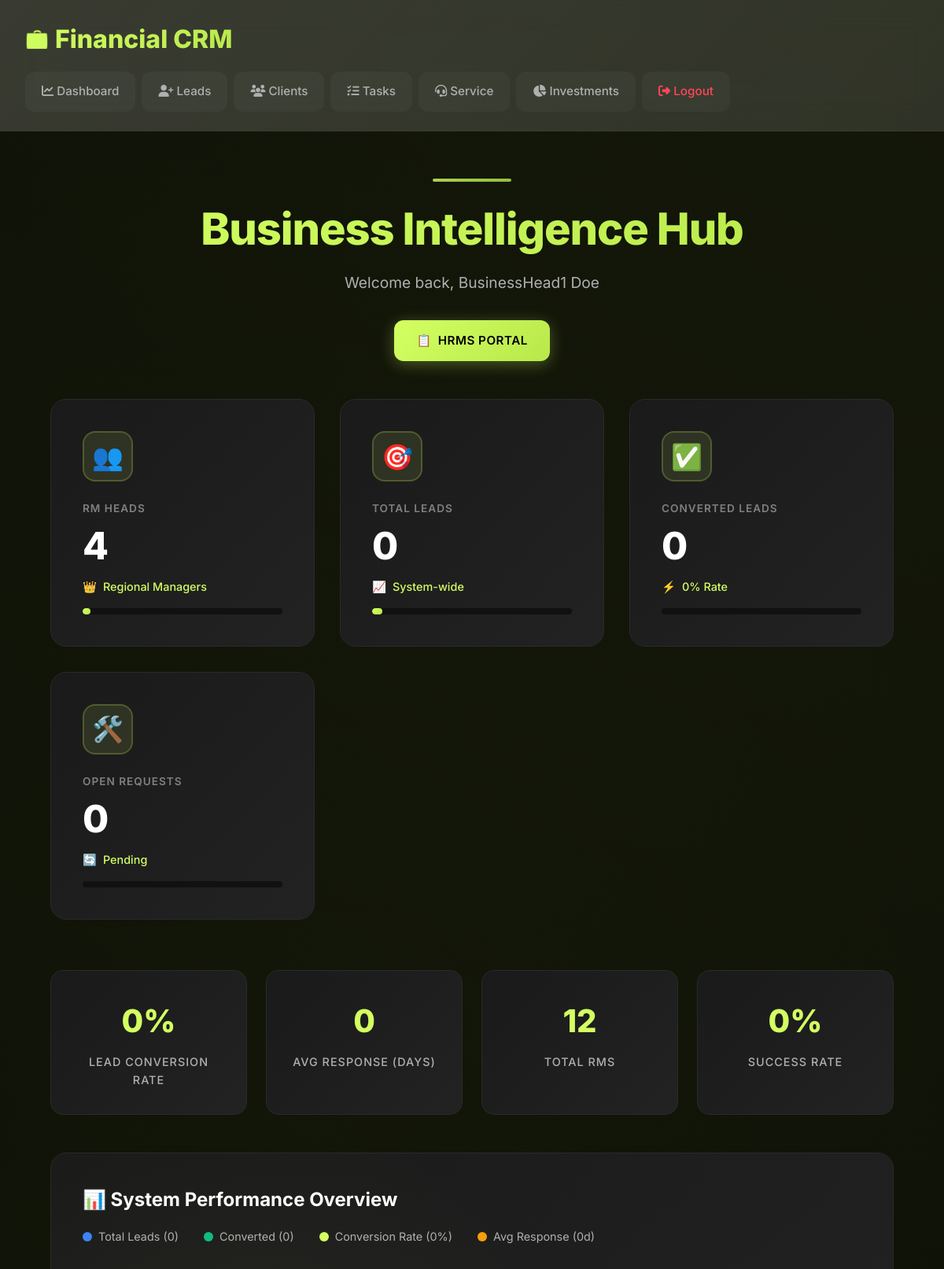
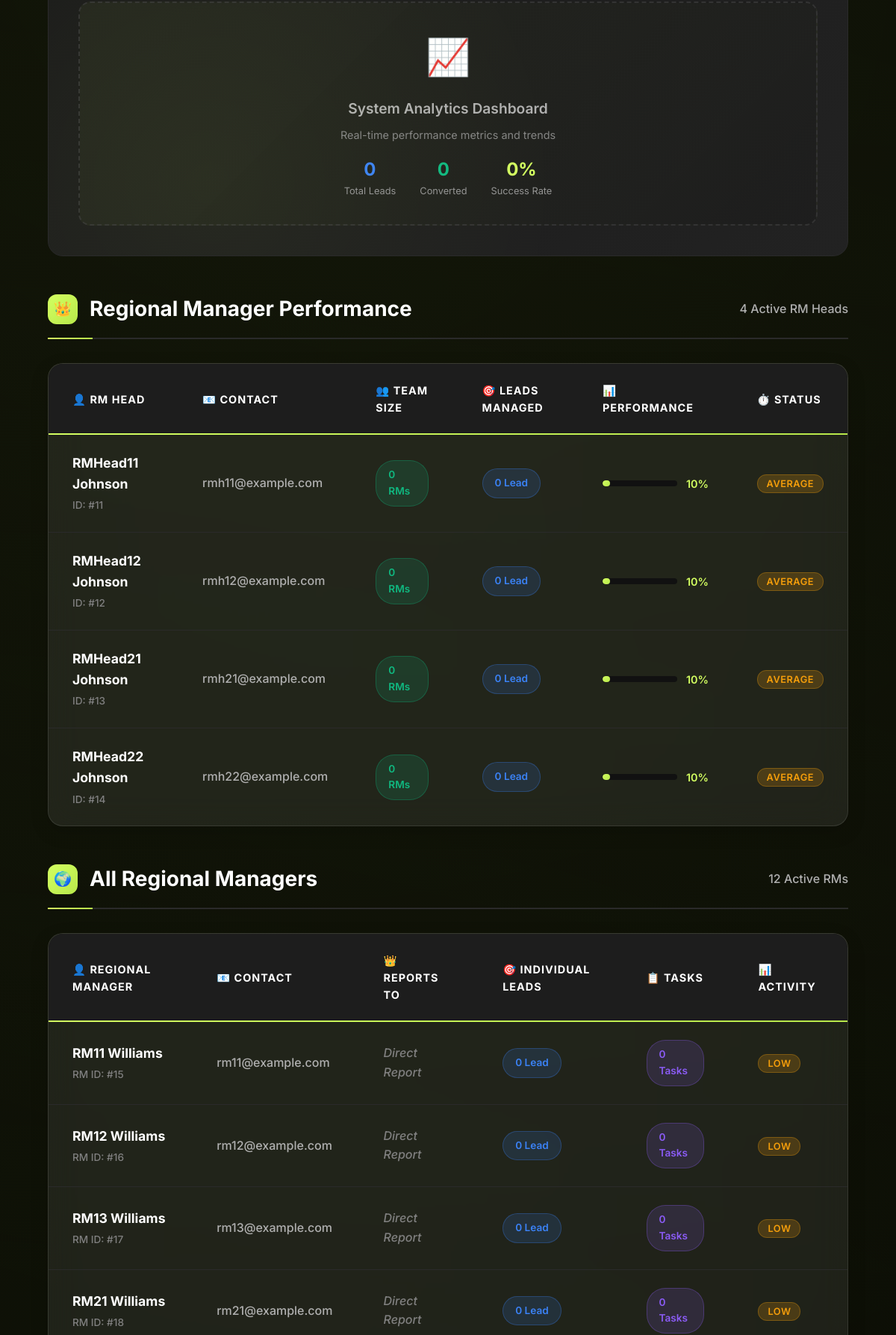
The page /dashboard/ (signed in, upper part) on the database its author committed (2 pictures, top to bottom).
### base/models.py (models this page shows, shortened)
class User(AbstractUser):
    role = models.CharField(max_length=20, choices=ROLE_CHOICES)
    manager = models.ForeignKey(
        'self',
        on_delete=models.SET_NULL,
        null=True,
        blank=True,
        related_name='subordinates',
        help_text="Direct manager in the hierarchy"
    )
    managed_groups = models.ManyToManyField(
        Group,
        blank=True,
        related_name='group_leaders',
        help_text="Groups managed by this RM Head"
    )
    teams = models.ManyToManyField(
        Team,
        through='TeamMembership',
        related_name='members',
        blank=True,
        help_text="Teams this user belongs to"
    )
    class Meta:
        verbose_name = 'User'
        verbose_name_plural = 'Users'
        ordering = ['role', 'username']
    def get_teams_display(self):
        """Display teams this user belongs to"""
        return ", ".join([team.name for team in self.teams.all()]) or "No teams"
    get_teams_display.short_description = 'Teams'
    def get_managed_teams_display(self):
        """Display teams this user manages (for RM Heads)"""
        if self.role == 'rm_head':
            return ", ".join([team.name for team in Team.objects.filter(leader=self)]) or "No teams managed"
        return "N/A"
    get_managed_teams_display.short_description = 'Managed Teams'

### base/views.py (the view, shortened to what this page needs)
# urls.py: path('dashboard/', views.dashboard, name='dashboard'),
@login_required
def dashboard(request):
    user = request.user
    context = {}
    if user.role == 'top_management':
        total_aum = Client.objects.aggregate(total=Sum('aum'))['total'] or 0
        total_sip = Client.objects.aggregate(total=Sum('sip_amount'))['total'] or 0
        total_clients = Client.objects.count()
        total_leads = Lead.objects.count()
        total_tasks = Task.objects.filter(completed=False).count()
        open_service_requests = ServiceRequest.objects.filter(status='open').count()
        business_heads_count = User.objects.filter(role='business_head').count()
        rm_heads_count = User.objects.filter(role='rm_head').count()
        rms_count = User.objects.filter(role='rm').count()
        recent_leads = Lead.objects.order_by('-created_at')[:5]
        recent_service_requests = ServiceRequest.objects.order_by('-created_at')[:5]
        context.update({
            'total_aum': total_aum,
            'total_sip': total_sip,
            'total_clients': total_clients,
            'total_leads': total_leads,
            'total_tasks': total_tasks,
            'open_service_requests': open_service_requests,
            'business_heads_count': business_heads_count,
            'rm_heads_count': rm_heads_count,
            'rms_count': rms_count,
            'recent_leads': recent_leads,
            'recent_service_requests': recent_service_requests,
        })
        template_name = 'base/dashboard_top_management.html'
    elif user.role == 'business_head':
        rm_heads = User.objects.filter(role='rm_head')
        all_rms = User.objects.filter(role='rm')
        total_leads = Lead.objects.count()
        converted_leads = Lead.objects.filter(status='converted').count()
        open_service_requests = ServiceRequest.objects.filter(status='open')
        lead_conversion_rate = (converted_leads / total_leads * 100) if total_leads > 0 else 0
        resolved_requests = ServiceRequest.objects.filter(
            status__in=['resolved', 'closed'],
            resolved_at__isnull=False
        ).annotate(
            response_time=F('resolved_at') - F('created_at')
        )
        if resolved_requests.exists():
            total_response_time = resolved_requests.aggregate(
                avg_seconds=Avg(
                    Extract('epoch', F('resolved_at')) - Extract('epoch', F('created_at'))
                )
            )['avg_seconds']
            avg_response_time_days = total_response_time / (24 * 60 * 60) if total_response_time else 0
        else:
            avg_response_time_days = 0
        context.update({
            'rm_heads': rm_heads,
            'all_rms': all_rms,
            'total_leads': total_leads,
            'converted_leads': converted_leads,
            'lead_conversion_rate': round(lead_conversion_rate, 2),
            'open_service_requests': open_service_requests,
            'avg_response_time': round(avg_response_time_days, 2),
        })
        template_name = 'base/dashboard_business_head.html'
    return render(request, template_name, context)

### base/templates/base/dashboard_business_head.html (shortened to what this page needs)
{% extends "base/base.html" %}
{% load static %}
{% block content %}
<div class="dashboard-container">
    <div class="dashboard-header">
        <h1 class="dashboard-title">Business Intelligence Hub</h1>
        <p class="dashboard-subtitle">Welcome back, {{ user.get_full_name|default:user.username }}</p>
        <div class="header-actions">
            <a href="{% url 'hrm_dashboard' %}" class="btn btn-accent">
                <span>📋</span> HRMS Portal
            </a>
        </div>
    </div>
    <div class="stats-grid">
        <div class="stat-card">
            <div class="stat-icon">👥</div>
            <div class="stat-title">RM Heads</div>
            <div class="stat-value">{{ rm_heads.count }}</div>
            <div class="stat-trend">
                <span>👑</span> Regional Managers
            </div>
            <div class="progress-bar">
                <div class="progress-fill" style="width: {% if rm_heads.count > 0 %}{{ rm_heads.count|add:0|floatformat:0|default:10 }}{% else %}10{% endif %}%;"></div>
            </div>
        </div>
        <div class="stat-card purple">
            <div class="stat-icon">🎯</div>
            <div class="stat-title">Total Leads</div>
            <div class="stat-value">{{ total_leads }}</div>
            <div class="stat-trend">
                <span>📈</span> System-wide
            </div>
            <div class="progress-bar">
                <div class="progress-fill" style="width: {% if total_leads > 0 %}{% widthratio total_leads 100 100 %}{% else %}5{% endif %}%;"></div>
            </div>
        </div>
        <div class="stat-card blue">
            <div class="stat-icon">✅</div>
            <div class="stat-title">Converted Leads</div>
            <div class="stat-value">{{ converted_leads }}</div>
            <div class="stat-trend">
                <span>⚡</span> {{ lead_conversion_rate }}% Rate
            </div>
            <div class="progress-bar">
            </div>
        </div>
        <div class="stat-card green">
            <div class="stat-icon">🛠️</div>
            <div class="stat-title">Open Requests</div>
            <div class="stat-value">{{ open_service_requests.count }}</div>
            <div class="stat-trend">
                <span>🔄</span> Pending
            </div>
            <div class="progress-bar">
            </div>
        </div>
    </div>
    <div class="metrics-overview">
        <div class="metric-card">
            <div class="metric-number">{{ lead_conversion_rate }}%</div>
            <div class="metric-label">Lead Conversion Rate</div>
        </div>
        <div class="metric-card">
            <div class="metric-number">{{ avg_response_time }}</div>
            <div class="metric-label">Avg Response (Days)</div>
        </div>
        <div class="metric-card">
            <div class="metric-number">{{ all_rms.count }}</div>
            <div class="metric-label">Total RMs</div>
        </div>
        <div class="metric-card">
            <div class="metric-number">{% if total_leads > 0 %}{% widthratio converted_leads total_leads 100 %}{% else %}0{% endif %}%</div>
            <div class="metric-label">Success Rate</div>
        </div>
    </div>
    <div class="chart-container">
        <div class="chart-header">
            <h3 class="chart-title">📊 System Performance Overview</h3>
            <div class="metric-legend">
                <div class="legend-item">
                    <div class="legend-dot" style="background: #3B82F6;"></div>
                    <span>Total Leads ({{ total_leads }})</span>
                </div>
                <div class="legend-item">
                    <div class="legend-dot" style="background: #10B981;"></div>
                    <span>Converted ({{ converted_leads }})</span>
                </div>
                <div class="legend-item">
                    <div class="legend-dot" style="background: var(--primary-accent);"></div>
                    <span>Conversion Rate ({{ lead_conversion_rate }}%)</span>
                </div>
                <div class="legend-item">
                    <div class="legend-dot" style="background: #F59E0B;"></div>
                    <span>Avg Response ({{ avg_response_time }}d)</span>
                </div>
            </div>
        </div>
        <div class="chart-placeholder">
            <div style="text-align: center;">
                <div style="font-size: 3rem; margin-bottom: 1rem;">📈</div>
                <div style="font-size: 1.2rem; font-weight: 600; margin-bottom: 0.5rem;">System Analytics Dashboard</div>
                <div style="font-size: 0.9rem; opacity: 0.7;">Real-time performance metrics and trends</div>
                <div style="margin-top: 1rem; display: flex; justify-content: center; gap: 2rem; flex-wrap: wrap;">
                    <div style="text-align: center;">
                        <div style="font-size: 1.5rem; font-weight: 700; color: #3B82F6;">{{ total_leads }}</div>
                        <div style="font-size: 0.8rem; opacity: 0.8;">Total Leads</div>
                    </div>
                    <div style="text-align: center;">
                        <div style="font-size: 1.5rem; font-weight: 700; color: #10B981;">{{ converted_leads }}</div>
                        <div style="font-size: 0.8rem; opacity: 0.8;">Converted</div>
                    </div>
                    <div style="text-align: center;">
                        <div style="font-size: 1.5rem; font-weight: 700; color: var(--primary-accent);">{{ lead_conversion_rate }}%</div>
                        <div style="font-size: 0.8rem; opacity: 0.8;">Success Rate</div>
                    </div>
                </div>
            </div>
        </div>
    </div>
    <div class="section-header">
        <h2 class="section-title">
            <div class="section-icon">👑</div>
            Regional Manager Performance
        </h2>
        <div style="color: var(--text-secondary); font-size: 1rem; font-weight: 500;">
            {{ rm_heads.count }} Active RM Head{{ rm_heads.count|pluralize }}
        </div>
    </div>
    <div class="table-container">
        <table class="table">
            <thead>
                <tr>
                    <th>👤 RM Head</th>
                    <th>📧 Contact</th>
                    <th>👥 Team Size</th>
                    <th>🎯 Leads Managed</th>
                    <th>📊 Performance</th>
                    <th>⏱️ Status</th>
                </tr>
            </thead>
            <tbody>
                {% for rm_head in rm_heads %}
                <tr>
                    <td>
                        <div class="employee-name">{{ rm_head.get_full_name|default:rm_head.username }}</div>
                        <div style="font-size: 0.85rem; color: var(--text-muted); margin-top: 0.25rem;">
                            ID: #{{ rm_head.id }}
                        </div>
                    </td>
                    <td>
                        <div>{{ rm_head.email }}</div>
                    </td>
                    <td>
                        <span class="badge rms">{{ rm_head.subordinates.count|default:0 }} RM{{ rm_head.subordinates.count|pluralize }}</span>
                    </td>
                    <td>
                        <span class="badge leads">{{ rm_head.leads_managed.count|default:0 }} Lead{{ rm_head.leads_managed.count|pluralize }}</span>
                    </td>
                    <td>
                        {% with conversion_rate=rm_head.leads_managed.count|default:1 %}
                        <div class="performance-indicator">
                            <div class="performance-bar">
                                <div class="performance-fill" style="width: {% widthratio conversion_rate 10 100 %}%;"></div>
                            </div>
                            <span class="performance-text">{% widthratio conversion_rate 10 100 %}%</span>
                        </div>
                        {% endwith %}
                    </td>
                    <td>
                        {% if rm_head.leads_managed.count >= 15 %}
                            <span class="status-indicator status-excellent">Excellent</span>
                        {% elif rm_head.leads_managed.count >= 8 %}
                            <span class="status-indicator status-good">Good</span>
                        {% else %}
                            <span class="status-indicator status-average">Average</span>
                        {% endif %}
                    </td>
                </tr>
                {% endfor %}
            </tbody>
        </table>
    </div>
    {% if all_rms.exists %}
    <div class="section-header">
        <h2 class="section-title">
            <div class="section-icon">🌍</div>
            All Regional Managers
        </h2>
        <div style="color: var(--text-secondary); font-size: 1rem; font-weight: 500;">
            {{ all_rms.count }} Active RM{{ all_rms.count|pluralize }}
        </div>
    </div>
    <div class="table-container">
        <table class="table">
            <thead>
                <tr>
                    <th>👤 Regional Manager</th>
                    <th>📧 Contact</th>
                    <th>👑 Reports To</th>
                    <th>🎯 Individual Leads</th>
                    <th>📋 Tasks</th>
                    <th>📊 Activity</th>
                </tr>
            </thead>
            <tbody>
                {% for rm in all_rms %}
                <tr>
                    <td>
                        <div class="employee-name">{{ rm.get_full_name|default:rm.username }}</div>
                        <div style="font-size: 0.85rem; color: var(--text-muted); margin-top: 0.25rem;">
                            RM ID: #{{ rm.id }}
                        </div>
                    </td>
                    <td>
                        <div>{{ rm.email }}</div>
                    </td>
                    <td>
                        {% if rm.supervisor %}
                            <div style="color: var(--primary-accent); font-weight: 600;">
                                {{ rm.supervisor.get_full_name|default:rm.supervisor.username }}
                            </div>
                        {% else %}
                            <span style="color: var(--text-muted); font-style: italic;">Direct Report</span>
                        {% endif %}
                    </td>
                    <td>
                        <span class="badge leads">{{ rm.assigned_leads.count|default:0 }} Lead{{ rm.assigned_leads.count|pluralize }}</span>
                    </td>
                    <td>
                        <span class="badge tasks">{{ rm.assigned_tasks.count|default:0 }} Task{{ rm.assigned_tasks.count|pluralize }}</span>
                    </td>
                    <td>
                        {% with total_activity=rm.assigned_leads.count|add:rm.assigned_tasks.count %}
                        {% if total_activity >= 10 %}
                            <span class="status-indicator status-excellent">High</span>
                        {% elif total_activity >= 5 %}
                            <span class="status-indicator status-good">Medium</span>
                        {% else %}
                            <span class="status-indicator status-average">Low</span>
                        {% endif %}
                        {% endwith %}
                    </td>
                </tr>
                {% endfor %}
            </tbody>
        </table>
    </div>
    {% endif %}
</div>
{% endblock %}

### rows shown on the page
User: get_full_name "BusinessHead1 Doe"
User: get_full_name "RMHead11 Johnson", id "11", email "rmh11@example.com", subordinates.count "0", leads_managed.count "0", widthratio "10"
User: get_full_name "RMHead12 Johnson", id "12", email "rmh12@example.com", subordinates.count "0", leads_managed.count "0", widthratio "10"
User: get_full_name "RMHead21 Johnson", id "13", email "rmh21@example.com", subordinates.count "0", leads_managed.count "0", widthratio "10"
User: get_full_name "RMHead22 Johnson", id "14", email "rmh22@example.com", subordinates.count "0", leads_managed.count "0", widthratio "10"
User: get_full_name "RM11 Williams", id "15", email "rm11@example.com", assigned_leads.count "0", assigned_tasks.count "0"
User: get_full_name "RM12 Williams", id "16", email "rm12@example.com", assigned_leads.count "0", assigned_tasks.count "0"
User: get_full_name "RM13 Williams", id "17", email "rm13@example.com", assigned_leads.count "0", assigned_tasks.count "0"
User: get_full_name "RM21 Williams", id "18", email "rm21@example.com", assigned_leads.count "0", assigned_tasks.count "0"

### other values the page prints
{{ rm_heads.count }} "4"
{{ total_leads }} "0"
{{ converted_leads }} "0"
{{ lead_conversion_rate }} "0"
{{ open_service_requests.count }} "0"
{{ avg_response_time }} "0"
{{ all_rms.count }} "12"
